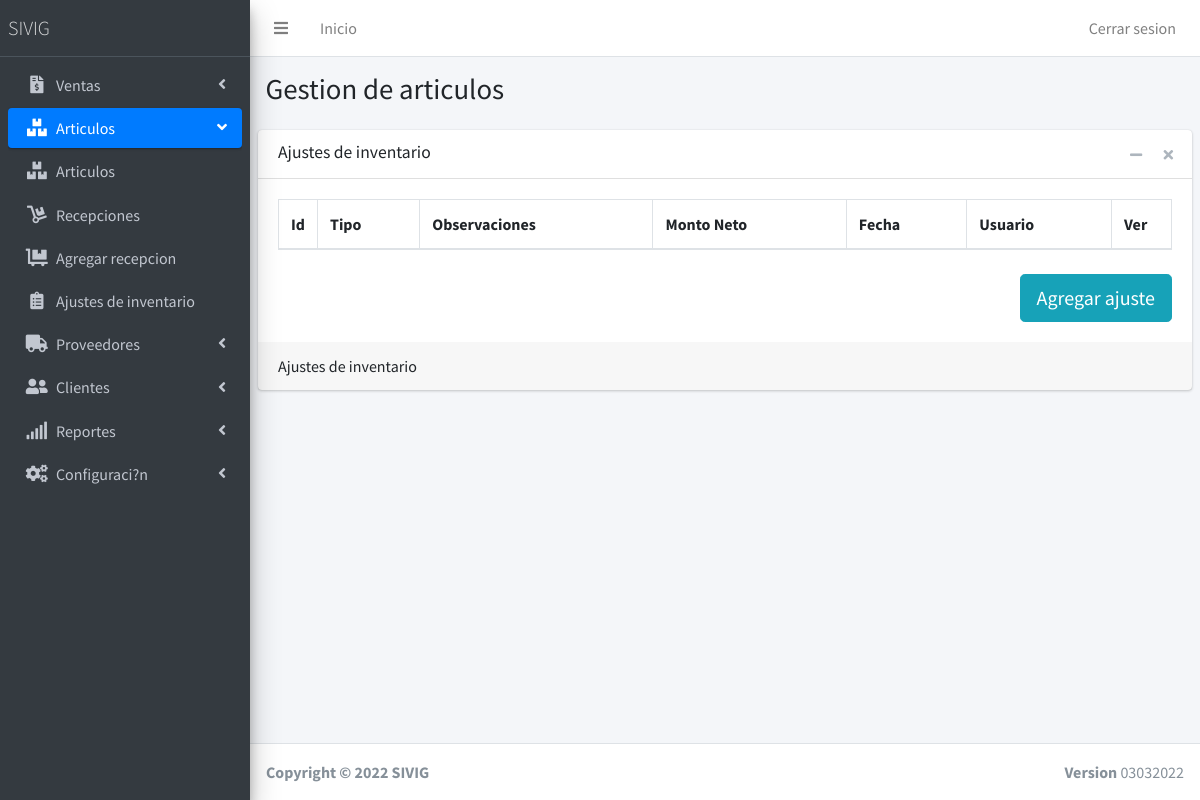
/AjustesDeInventario (signed in), run on an earlier commit of the app's database.
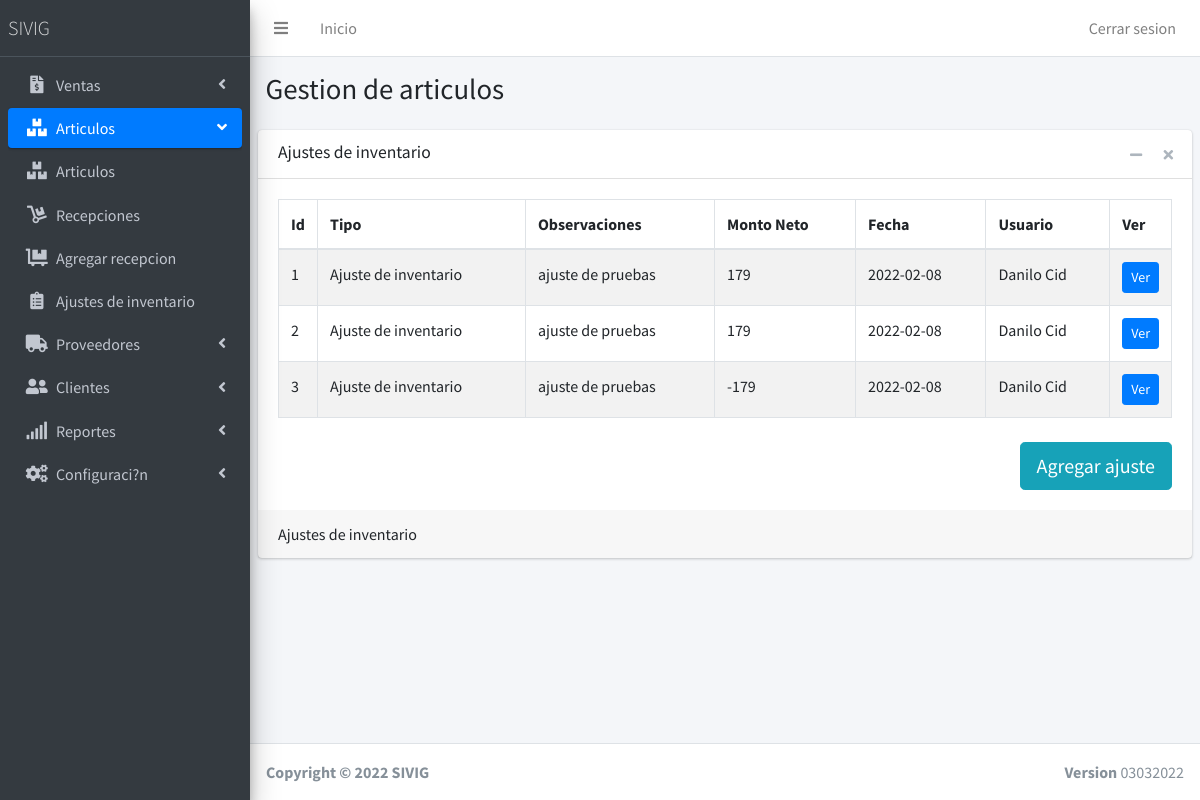
And on a later commit of the database.
### tables this page shows
CREATE TABLE `grupospaginas` (
  `idgrupo` int(11) NOT NULL AUTO_INCREMENT,
  `nombregrupo` varchar(120) NOT NULL,
  `imagengrupo` varchar(120) NOT NULL,
  `posicion` int(11) NOT NULL,
  PRIMARY KEY (`idgrupo`)
);

CREATE TABLE `permisos` (
  `IdPermiso` int(11) NOT NULL AUTO_INCREMENT,
  `IdUsuario` int(11) NOT NULL,
  `Idpagina` int(11) NOT NULL,
  `Permiso` int(11) NOT NULL,
  PRIMARY KEY (`IdPermiso`)
);

CREATE TABLE `paginas` (
  `IdPagina` int(11) NOT NULL AUTO_INCREMENT,
  `NombrePagina` varchar(120) NOT NULL,
  `Enlacepagina` varchar(120) NOT NULL,
  `Imagen` varchar(60) NOT NULL,
  `grupopagina` int(11) NOT NULL,
  PRIMARY KEY (`IdPagina`)
);

CREATE TABLE `ajustes_de_inventario` (
  `id` int(11) NOT NULL AUTO_INCREMENT,
  `tipo_movimiento` int(11) NOT NULL,
  `monto_neto` int(11) NOT NULL,
  `monto_imp` int(11) NOT NULL,
  `observaciones` text NOT NULL,
  `fecha` date NOT NULL,
  `usuario` int(11) NOT NULL,
  PRIMARY KEY (`id`)
);

CREATE TABLE `tipo_movimiento` (
  `id` int(11) NOT NULL AUTO_INCREMENT,
  `tipo` varchar(60) NOT NULL,
  PRIMARY KEY (`id`)
);

CREATE TABLE `usuarios` (
  `IdUsuario` int(11) NOT NULL AUTO_INCREMENT,
  `User` varchar(60) NOT NULL,
  `password` varchar(60) NOT NULL,
  `Nombre` varchar(60) NOT NULL,
  `Apellidos` varchar(80) NOT NULL,
  `Activo` int(11) NOT NULL,
  PRIMARY KEY (`IdUsuario`)
);

### Model/dbConection.php (called while the page is built)
<?php
class DB
{
	private $host;
	private $db;
	private $user;
	private $password;
	private $amb = 'DEV';
	public function __construct()
	{
		if ($this->amb == 'DEV') {
			$this->host = 'localhost';
			$this->db = 'sivig';
			$this->user = 'root';
			$this->password = '';
		} else {
			$this->host = 'localhost';
			$this->db = 'orhanoik_SIVIG';
			$this->user = 'orhanoik_sivig';
			$this->password = 'sivig2021-';
		}
	}
	public function connect()
	{
		try {
			$connection = "mysql:host=" . $this->host . ";dbname=" . $this->db;
			$options = [
				PDO::ATTR_ERRMODE => PDO::ERRMODE_EXCEPTION,
				PDO::ATTR_EMULATE_PREPARES => false,
				PDO::MYSQL_ATTR_INIT_COMMAND => "SET NAMES utf8",
			];
			$pdo = new PDO($connection, $this->user, $this->password, $options);
			return $pdo;
		} catch (PDOException $e) {
			print_r('Error conenection: ' . $e->getMessage());
		}
	}
}

### Controller/MenuController.php (called while the page is built, shortened)
<?php
include 'Model/dbConection.php';
class Menu extends DB{
        public function Getpaginas($idusuario, $idgrupo){
        $query = $this->connect()->prepare('SELECT * FROM paginas INNER JOIN permisos on permisos.Idpagina = paginas.IdPagina WHERE permisos.IdUsuario = :idusuario AND permisos.Permiso = 1 AND paginas.grupopagina = :idgrupo');
        $query->execute(['idusuario' => $idusuario, 'idgrupo' => $idgrupo]);
        $menusa = array();
        foreach ($query as $Menua) {
            $m = new Menus();
            $m->NombrePagina = $Menua[1];
            $m->EnlacePagina = $Menua[2];
            $m->IdPagina = $Menua[0];
            $m->ImagenPagina = $Menua['Imagen'];
            $m->GrupoPagina = $Menua[4];
            array_push($menusa, $m);
        }
        return $menusa;
       }
        public function GetGrupoPagina($idpagina){
            $query = $this->connect()->prepare('SELECT grupopagina FROM paginas WHERE Idpagina = :idpagina');
            $query->execute(['idpagina' => $idpagina]);
            foreach ($query as $a) {
                $idgrupo = $a[0];
            }
        return $idgrupo;
    }
        public function GetGrupos(){
            $query = $this->connect()->prepare('SELECT * FROM grupospaginas ORDER BY posicion ASC');
            $query->execute();
            $grupos = array();
            foreach ($query as $g) {
                array_push($grupos, $g);
            }
            return $grupos;
           }
}
?>

### Controller/AjustesDeInventarioController.php (called while the page is built, shortened)
<?php
Class AjustesDeInventario extends DB{
    public function GetAjustes(){
        try {
            $query = $this->connect()->prepare('SELECT * FROM ajustes_de_inventario');
            $query->execute();
            $ajustes = array();
            foreach($query as $a){
                array_push($ajustes, $a);
            }
            return $ajustes;
        } catch (PDOException $e) {
            print_r('Error conenection: ' . $e->getMessage());
        }
    }
}

### Controller/TipoMovimientoController.php (called while the page is built, shortened)
<?php
Class TiposMovimientos extends DB{
    public function GetTiposMovimientosId($id){
        $query = $this->connect()->prepare('SELECT * FROM tipo_movimiento WHERE id = :id');
            $query->execute(['id' => $id]);
            foreach ($query as $c) {
                $tipo = $c['tipo'];
            }
            return $tipo;
    }
}
?>

### Controller/UsuariosController.php (called while the page is built, shortened)
<?php
class Usuario extends DB{
        public function GetUsuarioPorId($idusuario){
            $query = $this->connect()->prepare('SELECT * FROM usuarios WHERE IdUsuario = :IdUsuario');
            $query->execute(['IdUsuario' => $idusuario]);
            $arrayusuarios = array();
            foreach ($query as $u) {
                array_push($arrayusuarios, $u);
            }
            return $arrayusuarios;
            }
}
?>

### AjustesDeInventario.php (the view, shortened to what this page needs)
<?php
$idpagina = 9;
include 'Includes/partials/header.php';
include 'Includes/partials/menu.php';
include 'Controller/AjustesDeInventarioController.php';
include 'Controller/TipoMovimientoController.php';
include 'Controller/UsuariosController.php';
$ajustes = new AjustesDeInventario();
$tipomovimiento = new TiposMovimientos();
$usuario = new Usuario();
?>
<div class="content-wrapper">
      <section class="content-header">
        <div class="container-fluid">
          <div class="row mb-2">
            <div class="col-sm-6">
              <h1>Gestion de articulos</h1>
            </div>
          </div>
        </div>
      </section>
      <section class="content">
        <div class="card">
          <div class="card-header">
            <h3 class="card-title">Ajustes de inventario</h3>
            <div class="card-tools">
              <button type="button" class="btn btn-tool" data-card-widget="collapse" data-toggle="tooltip" title="Collapse">
                <i class="fas fa-minus"></i></button>
              <button type="button" class="btn btn-tool" data-card-widget="remove" data-toggle="tooltip" title="Remove">
                <i class="fas fa-times"></i></button>
            </div>
          </div>
          <div class="card-body">
            <table id="tabla1" class="table table-bordered table-striped">
              <thead>
                <tr>
                  <th style="width: 20px">Id</th>
                  <th>Tipo</th>
                  <th>Observaciones</th>
                  <th>Monto Neto</th>
                  <th>Fecha</th>
                  <th>Usuario</th>
                  <th style="width: 60px">Ver</th>
                </tr>
              </thead>
              <tbody>
                <?php
                  $ajustesdeinventario = $ajustes->GetAjustes();
                  foreach($ajustesdeinventario as $a){
                    $nombreusuario = $usuario->GetUsuarioPorId($a['usuario']);
                    echo('<tr>
                    <td>'.$a['id'].'</td>
                    <td>'.$tipomovimiento->GetTiposMovimientosId($a['tipo_movimiento']).'</td>
                    <td>'.$a['observaciones'].'</td>
                    <td>'.number_format(($a['monto_neto'] + $a['monto_imp']), 0, ',', '.').'</td>
                    <td>'.$a['fecha'].'</td>
                    <td>'.$nombreusuario[0]['Nombre'].' '.$nombreusuario[0]['Apellidos'].'</td>
                    <td>
                    <form action="VerAjusteDeInventario" method="POST">
                    <input type="hidden" name="id" value="'.$a['id'].'">
                    <button type="submit" class="btn btn-block btn-primary btn-sm" name="Ver" value="Ver">Ver</button>
                    </form>
                    </td>');
                    echo('</tr>');
                  }
                ?>
              </tbody>
            </table>
            <br>
              <div class="float-right">
              <a href="AgregarAjuste" class="btn  btn-lg btn-info"> Agregar ajuste</a>
                  </div>
          </div>
          <div class="card-footer">
          Ajustes de inventario
          </div>
        </div>
      </section>
    </div>
  <?php
  include 'Includes/partials/footer.php';
  ?>

### Includes/partials/header.php (shortened to what this page needs)
<!DOCTYPE html>
<html lang="es">
<head>
  <link rel="stylesheet" href="Includes/plugins/fontawesome-free/css/all.min.css">
  <link rel="stylesheet" href="https://code.ionicframework.com/ionicons/2.0.1/css/ionicons.min.css">
  <link rel="stylesheet" href="Includes/plugins/datatables-bs4/css/dataTables.bootstrap4.css">
  <link rel="stylesheet" href="Includes/css/adminlte.min.css">
  <link rel="stylesheet" href="Includes/plugins/select2/css/select2.min.css">
  <link rel="stylesheet" href="Includes/plugins/select2-bootstrap4-theme/select2-bootstrap4.min.css">
</head>
<body class="hold-transition sidebar-mini">

### Includes/partials/menu.php (shortened to what this page needs)
<div class="wrapper">
    <nav class="main-header navbar navbar-expand navbar-white navbar-light">
      <ul class="navbar-nav">
        <li class="nav-item">
          <a class="nav-link" data-widget="pushmenu" href="#"><i class="fas fa-bars"></i></a>
        </li>
        <li class="nav-item d-none d-sm-inline-block">
          <a href="index" class="nav-link">Inicio</a>
        </li>
      </ul>
      <ul class="navbar-nav ml-auto">
        <li class="nav-item d-none d-sm-inline-block">
          <a href="Controller/LogoutController.php" class="nav-link">Cerrar sesion</a>
        </li>
      </ul>
    </nav>
    <aside class="main-sidebar sidebar-dark-primary elevation-4">
      <a href="./" class="brand-link">
        <span class="brand-text font-weight-light">SIVIG</span>
      </a>
      <div class="sidebar">
        <nav class="mt-2">
          <ul class="nav nav-pills nav-sidebar flex-column" data-widget="treeview" role="menu" data-accordion="false">
                 <li class="nav-item has-treeview">
                <?php
        require './Controller/MenuController.php';
        $menu = new Menu();
        $activo = "";
        $activog = "";
        $open = "";
        $grupos = $menu->GetGrupos();
        if ($idpagina == 0) {
          $idgrupoactivo = 0;
        }else{
          $idgrupoactivo = $menu->GetGrupoPagina($idpagina);
        }
        foreach ($grupos as $g) {
          if($idgrupoactivo === $g['idgrupo']){
            $activog = "active";
            $open = "menu-open";
          }else{
            $activog = "";
            $open = "";
          }
          echo '
          <li class="nav-item has-treeview '.$open.'">
          <a href="#" class="nav-link '.$activog.'">
            <i class="nav-icon '. $g['imagengrupo'] .'"></i>
            <p>
              '. $g['nombregrupo'].'
              <i class="right fas fa-angle-left"></i>
            </p>
          </a>
          <ul class="nav nav-treeview">';
          $datos = $menu->Getpaginas($_SESSION['id'], $g['idgrupo']);
          foreach ($datos as $n) {
            if($idpagina === $n->IdPagina){
              $activo = "active";
            }else{
              $activo = "";
            }
            echo '
            <li class="nav-item">
            <a href="'. $n->EnlacePagina.'" class="nav-link '. $activo.'">
              <i class="nav-icon '. $n->ImagenPagina.'"></i>
              <p>
              '. $n->NombrePagina.'
              </p>
            </a>
          </li>
          ';
      }
      echo '
          </ul>
         ';
      echo '
      </li>
     ';
        }
        ?>
                </ul>
        </nav>
      </div>
    </aside>

### Includes/partials/footer.php (shortened to what this page needs)
<footer class="main-footer">
    <div class="float-right d-none d-sm-block">
        <b>Version</b> 03032022
    </div>
    <strong>Copyright &copy; 2022 SIVIG</strong>
</footer>
</div>
</body>
</html>

What changed in the data, as far as the page shows it:
added ajustes_de_inventario: id "1", tipo_movimiento.tipo "Ajuste de inventario", observaciones "ajuste de pruebas", $a['monto_neto'] + $a['monto_imp'] "179", fecha "2022-02-08", usuarios.Nombre "Danilo", usuarios.Apellidos "Cid"
added ajustes_de_inventario: id "2", GetTiposMovimientosId "Ajuste de inventario", observaciones "ajuste de pruebas", $a['monto_neto'] + $a['monto_imp'] "179", fecha "2022-02-08", usuarios.Nombre "Danilo", usuarios.Apellidos "Cid"
added ajustes_de_inventario: id "3", GetTiposMovimientosId "Ajuste de inventario", observaciones "ajuste de pruebas", $a['monto_neto'] + $a['monto_imp'] "-179", fecha "2022-02-08", usuarios.Nombre "Danilo", usuarios.Apellidos "Cid"
